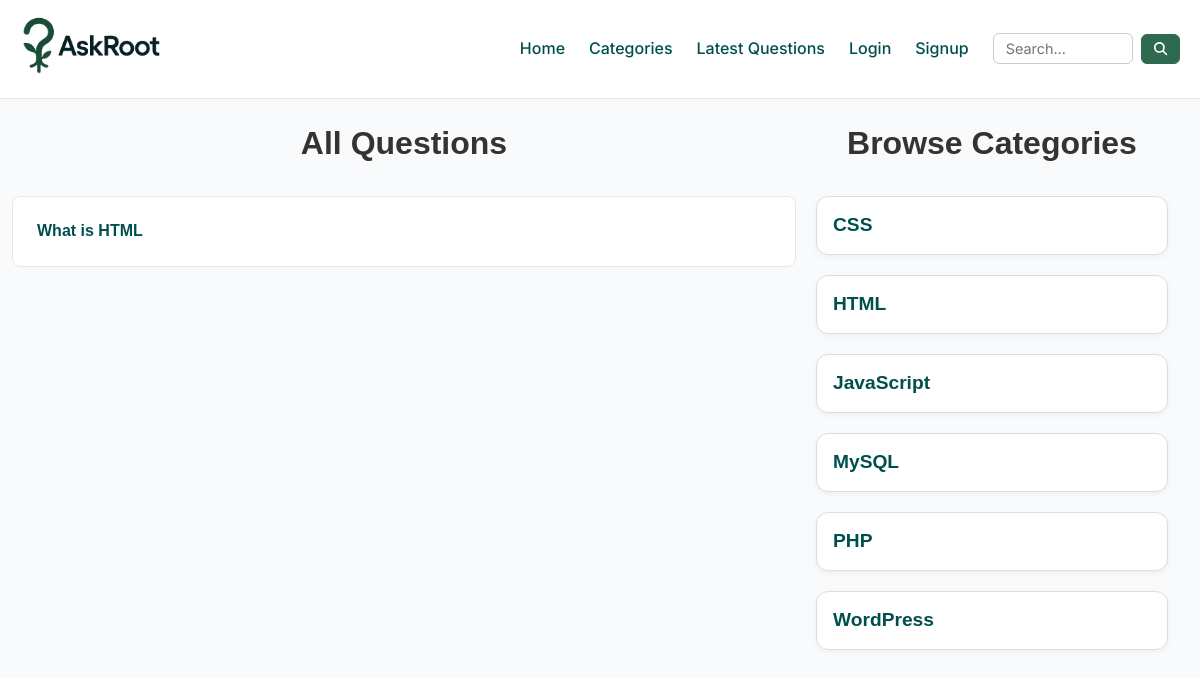
/?cat-id=2, run on the app's committed database.
### tables this page shows
CREATE TABLE `questions` (
  `id` int(30) NOT NULL,
  `title` varchar(250) NOT NULL,
  `discription` varchar(500) NOT NULL,
  `category_id` int(30) NOT NULL,
  `user_id` int(30) NOT NULL
);

CREATE TABLE `categories` (
  `id` int(11) NOT NULL,
  `name` varchar(100) NOT NULL
);

### client/categorieslist.php (the view)
<div class="container mt-4 mb-4 categories-list">
    <h2 class="text-center mb-4">Browse Categories</h2>
    <div class="category-grid d-flex">
        <?php
        include('./common/db.php');
        $query = "SELECT * FROM categories";
        $result = $conn->query($query);
        if ($result && $result->num_rows > 0) {
            foreach ($result as $row) {
                $cat_id = $row['id'];
                echo '
        <div class="category-box">
            <h5><a href="?cat-id=' . urlencode($cat_id) . '">' . htmlspecialchars($row['name']) . '</a></h5>
        </div>';
            }
        } else {
            echo '<p class="text-center">No categories found.</p>';
        }
        ?>
    </div>
</div>

### client/questions.php (shortened to what this page needs)
<div class="container mt-4 mb-4 questions-main">
  <div class="row">
    <div class="col-8 col-md-8">
      <h2 class="text-center mb-4">All Questions</h2>
      <?php
      include('./common/db.php');
      if (isset($_GET['cat-id'])) {
        $query = "SELECT * FROM questions WHERE category_id = '$cid'";
      } else if (isset($_GET['u-id'])) {
        $query = "SELECT * FROM questions WHERE user_id = '$uid'";
      } else if (isset($_GET['latest'])) {
        $query = "SELECT * FROM questions ORDER BY id DESC";
      } else if (isset($_GET['q'])) {
        $search = $conn->real_escape_string($search);
        $query = "SELECT * FROM questions WHERE title LIKE '%$search%' OR discription LIKE '%$search%'";
      } else {
        $query = "SELECT * FROM questions";
      }
      $result = $conn->query($query);
      if ($result && $result->num_rows > 0) {
        foreach ($result as $row) {
          $title = $row['title'];
          $id = $row['id'];
          echo "<div class='col-12 mb-4'>
                <div class='question-card p-4'>
                  <h6>
                    <a href='?q-id=$id' class='question-link'>
                      $title
                    </a>";
                  echo"</h6>
                </div>
              </div>";
        }
      } else {
        echo '<p class="text-center">No questions found.</p>';
        echo '<div class="text-center mt-2">';
        echo '<a href="?ask=true"><button>Ask a Question</button></a>';
        echo '</div>';
      }
      ?>
    </div>
    <div class="col-4 mb-4">
      <div class="category-list-card">
        <?php
        include('categorieslist.php')
        ?>
      </div>
    </div>
  </div>
</div>

### public/css/style.css (style rules this page uses)
:root { --font-primary: "Inter", sans-serif; --color-bg: #f9fafb; --color-primary: #004f4f; --color-secondary: #2d6a4f; --color-accent: #38b000; --color-text: #111827; --color-muted: #6b7280; --color-white: #ffffff; --color-border: #e5e7eb; }
* { margin: 0; padding: 0; box-sizing: border-box; }
body { font-family: var(--font-primary); background-color: var(--color-bg); color: var(--color-text); line-height: 1.6; font-size: 16px; }
h1, h2, h3, h4, h5, h6 { font-family: "Poppins", sans-serif; font-weight: 600; line-height: 1.3; color: #222831; }
h2 { font-size: 2rem; color: #333; }
h5 { font-size: 1.25rem; color: #666; }
h6 { font-size: 1rem; color: #777; margin: 0; }
a { color: var(--color-primary) !important; text-decoration: none; }
.container { max-width: 1200px; margin: 0 auto; padding: 0 16px; }
.row { display: flex; flex-wrap: wrap; margin: -8px; }
.col-4 { flex: 0 0 33.333%; max-width: 33.333%; }
.col-8 { flex: 0 0 66.666%; max-width: 66.666%; }
.col-12 { flex: 0 0 100%; max-width: 100%; }
.mt-4 { margin-top: 2rem; }
.mb-4 { margin-bottom: 2rem; }
.p-4 { padding: 2rem; }
.text-center { text-align: center; }
.d-flex { display: flex; }
.question-card { background-color: #ffffff; border: 1px solid var(--color-border); border-radius: 8px; transition: 0.2s; }
.questions-main .categories-list { margin: 0px; }
.category-grid { display: grid; grid-template-columns: repeat(auto-fit, minmax(220px, 1fr)); gap: 20px; }
.category-box { background: #ffffff; border: 1px solid #ddd; padding: 20px; border-radius: 12px; text-align: left; transition: all 0.3s ease; box-shadow: 0 2px 6px rgba(0, 0, 0, 0.05); display: flex; flex-direction: column; justify-content: space-between; }
.category-box h5 { font-size: 1.2rem; color: var(--color-primary, #0077cc); margin-bottom: 0px; }
@media (max-width: 1600px) { .container { padding: 0 24px; } }
@media (max-width: 1366px) { .container { padding: 0 20px; } }
@media (max-width: 1280px) { .question-card { padding: 1.5rem; } }
@media (max-width: 1280px) { .category-box { padding: 16px; } }

### data on the page
questions: title "What is HTML"
categories: name "CSS"
categories: name "HTML"
categories: name "JavaScript"
categories: name "MySQL"
categories: name "PHP"
categories: name "WordPress"
